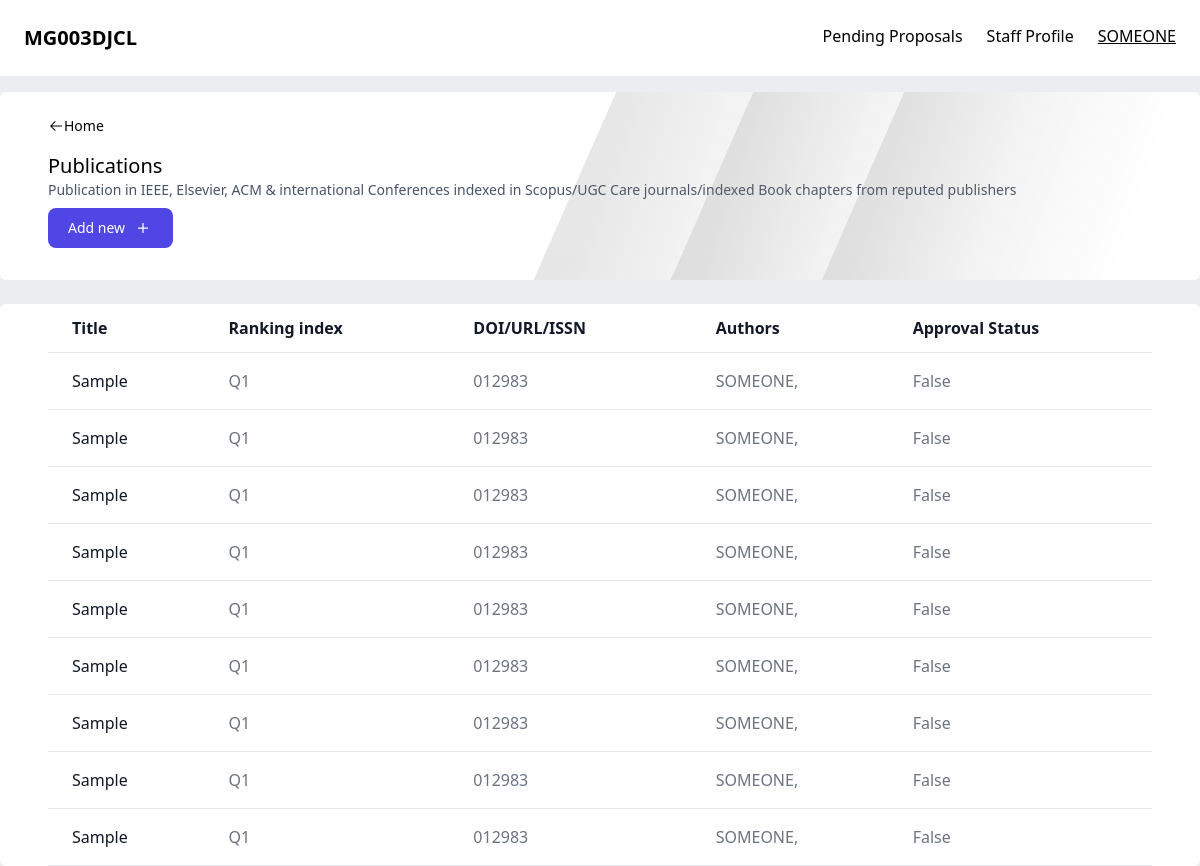
Before: /publication/ (signed in) with the older database file.
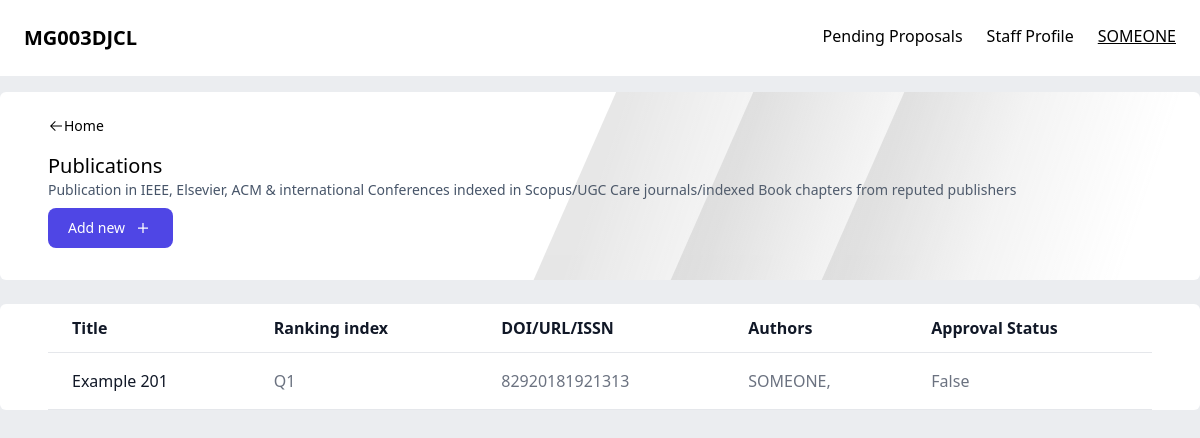
After: the same page with the newer database file.
### central/models.py (models this page shows, shortened)
class publication(models.Model):
    publication = models.CharField(max_length=50) #Temproary
    title = models.CharField(max_length=100)
    identification = models.CharField(verbose_name='ISSN/DOI No',max_length=25, unique=True)
    url = models.CharField(verbose_name='URL', max_length=50, null=True)
    authors = models.ManyToManyField(staff)
    department = models.ForeignKey(department, on_delete=models.SET_NULL, null=True)
    date = models.DateField(verbose_name='Date of publication')
    hodapproval = models.BooleanField(verbose_name="HoD Approval Status", default=False, null=True)
    Controller = models.BooleanField(verbose_name="Controller Approval Status", default=False, null=True)

### authentication/models.py (models this page shows)
class staff(AbstractUser):
    dept = models.ForeignKey(department, on_delete=models.CASCADE)
    designation = models.CharField(max_length=20)
    phone = models.CharField(max_length=20)
    designation = models.CharField(max_length=20)
    def __str__(self):
        return self.username

### central/views.py (the view)
# urls.py: path('publication/', ctv.publication),
@login_required(login_url='/signin')
def publication(request):
    publications = publ.objects.filter(authors=request.user)
    print(request.user.groups)
    return render(request, 'central/publication.html', {"publications": publications})

### central/templates/central/publication.html (shortened to what this page needs)
{% load static %}
{% load static tailwind_tags %}
<!DOCTYPE html>
<html lang="en">
<head>
    {% tailwind_css %}
</head>
<body class="bg-[#ebedf0]">
    {% include 'central/nav.html' %}
    <div class="overflow-hidden relative bg-white w-full gap-2 py-6 px-6 lg:px-12 mt-4 rounded-md flex justify-between items-center flex-wrap">
        <div>
            <a href="/" class="flex text-sm font-medium items-center">
                <img src="{% static 'images/arrow.svg' %}" alt="">
                Home
            </a>
            {% block header %}
            <p class="text-xl font-medium mt-4">Publications</p>
            <p class="text-sm text-slate-600">Publication in IEEE, Elsevier, ACM & international Conferences indexed in Scopus/UGC Care journals/indexed Book chapters from reputed publishers</p>
            {% endblock %}
        </div>
        <div class="z-10">
            <a href="{% block addurl %}/publicationapplication{% endblock %}">
                <button type="button" class=" flex gap-2 items-center justify-between text-white bg-[#4f46e5] hover:bg-blue-800 focus:ring-4 focus:ring-blue-300 font-medium rounded-lg text-sm px-5 py-2.5 me-2 mb-2 dark:bg-blue-600 dark:hover:bg-blue-700 focus:outline-none dark:focus:ring-blue-800">
                    Add new
                    <img src="{% static 'images/add.svg' %}" class="min-w-[20px] min-h-[20px]">
                </button>
            </a>
        </div>
        <div class="absolute top-0 right-0 min-h-[100% bg-red-600]">
            <img src="{% static 'images/shadow2.svg' %}" class="min-w-[100%] top-[-20px] right-[-100px] opacity-50">
        </div>
    </div>
    <div class="w-full mt-4">
        <div class="relative max-w-[100%] min-h-full overflow-x-scroll mt-6 rounded-md bg-white px-4 lg:px-12">
            {% block content %}
            <table class=" text-left min-h-full text-gray-500 bg-white dark:text-gray-400 rounded-md overflow-x-auto w-full">
                <thead class="border-b text-gray-900 dark:text-gray-400">
                    <tr>
                        <th scope="col" class="px-6 py-3">
                            Title
                        </th>
                        <th scope="col" class="px-6 py-3">
                            Ranking index
                        </th>
                        <th scope="col" class="px-6 py-3">
                            DOI/URL/ISSN
                        </th>
                        <th scope="col" class="px-6 py-3">
                            Authors
                        </th>
                        <th scope="col" class="px-6 py-3">
                            Approval Status
                        </th>
                    </tr>
                </thead>
                <tbody>
                    {% for publication in publications %}
                    <tr class="border-b">
                        <td scope="row" class="hover:underline px-6 py-4 font-medium text-gray-900 whitespace-nowrap">
                            <a href="">
                            {{publication.title}}
                            </a>
                        </td>
                        <td scope="row" class="px-6 py-4">
                            <a href="">
                            {{publication.publication}}
                            </a>
                        </td>
                        <td class="px-6 py-4">
                            {{publication.identification}}
                        </td>
                        <td class="px-6 py-4">
                            {% for author in publication.authors.all %}
                                {{author}},
                            {% endfor %}
                        </td>
                        <td class="px-6 py-4">
                            {{publication.Controller}}
                        </td>
                    </tr>
                    {% endfor %}
                </tbody>
            </table>
            {% endblock %}
        </div>
    </div>
</body>
</html>

### central/templates/central/nav.html (shortened to what this page needs)
<nav class="flex justify-between p-6 bg-white">
    <div>
         <p class="text-xl font-bold">MG003DJCL</p>
    </div>
    <div class="gap-6 hidden lg:flex">
         <a href="#">Pending Proposals</a>
         <a href="#">Staff Profile</a>
         <p class="font-medium underline">{{request.user}}</p>
    </div>
 </nav>

Changed rows visible on the page:
removed publication: title "Sample", publication "Q1", identification "012983", Controller "False", staff (username "SOMEONE")
removed publication: title "Sample", publication "Q1", identification "012983", Controller "False", staff (username "SOMEONE")
removed publication: title "Sample", publication "Q1", identification "012983", Controller "False", staff (username "SOMEONE")
removed publication: title "Sample", publication "Q1", identification "012983", Controller "False", staff (username "SOMEONE")
removed publication: title "Sample", publication "Q1", identification "012983", Controller "False", staff (username "SOMEONE")
removed publication: title "Sample", publication "Q1", identification "012983", Controller "False", staff (username "SOMEONE")
removed publication: title "Sample", publication "Q1", identification "012983", Controller "False", staff (username "SOMEONE")
removed publication: title "Sample", publication "Q1", identification "012983", Controller "False", staff (username "SOMEONE")
removed publication: title "Sample", publication "Q1", identification "012983", Controller "False", staff (username "SOMEONE")
added publication: title "Example 201", publication "Q1", identification "82920181921313", Controller "False", staff (username "SOMEONE")
